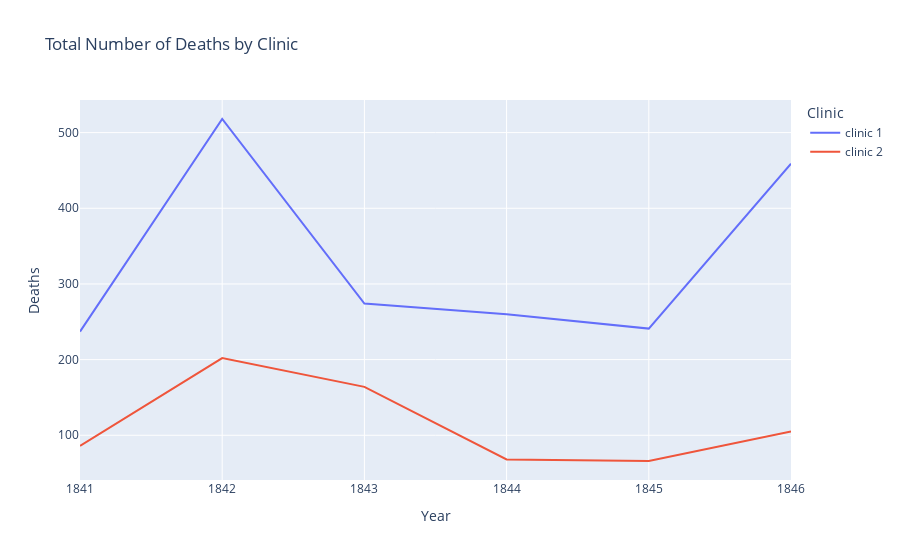

The notebook cell this image was saved under:
### Code cell
# Solution #2

deaths_linechart = px.line(
    title='Total Number of Deaths by Clinic',
    data_frame=df_yearly,
    x='year',
    y='deaths',
    color='clinic',
    labels={
        'year': 'Year',
        'deaths': 'Deaths',
        'clinic': 'Clinic'
    }
)

deaths_linechart.show()

### Figure 1 — Plotly figure (JSON) as saved in the notebook; plotly's stock layout.template omitted (floating-point values rounded to 4 significant figures)
{"data": [{"hovertemplate": "Clinic=clinic 1<br>Year=%{x}<br>Deaths=%{y}<extra></extra>", "legendgroup": "clinic 1", "line": {"color": "#636efa", "dash": "solid"}, "marker": {"symbol": "circle"}, "mode": "lines", "name": "clinic 1", "orientation": "v", "showlegend": true, "type": "scatter", "x": [1841, 1842, 1843, 1844, 1845, 1846], "xaxis": "x", "y": [237, 518, 274, 260, 241, 459], "yaxis": "y"}, {"hovertemplate": "Clinic=clinic 2<br>Year=%{x}<br>Deaths=%{y}<extra></extra>", "legendgroup": "clinic 2", "line": {"color": "#EF553B", "dash": "solid"}, "marker": {"symbol": "circle"}, "mode": "lines", "name": "clinic 2", "orientation": "v", "showlegend": true, "type": "scatter", "x": [1841, 1842, 1843, 1844, 1845, 1846], "xaxis": "x", "y": [86, 202, 164, 68, 66, 105], "yaxis": "y"}], "layout": {"legend": {"title": {"text": "Clinic"}, "tracegroupgap": 0}, "title": {"text": "Total Number of Deaths by Clinic"}, "xaxis": {"anchor": "y", "domain": [0, 1], "title": {"text": "Year"}}, "yaxis": {"anchor": "x", "domain": [0, 1], "title": {"text": "Deaths"}}}}
